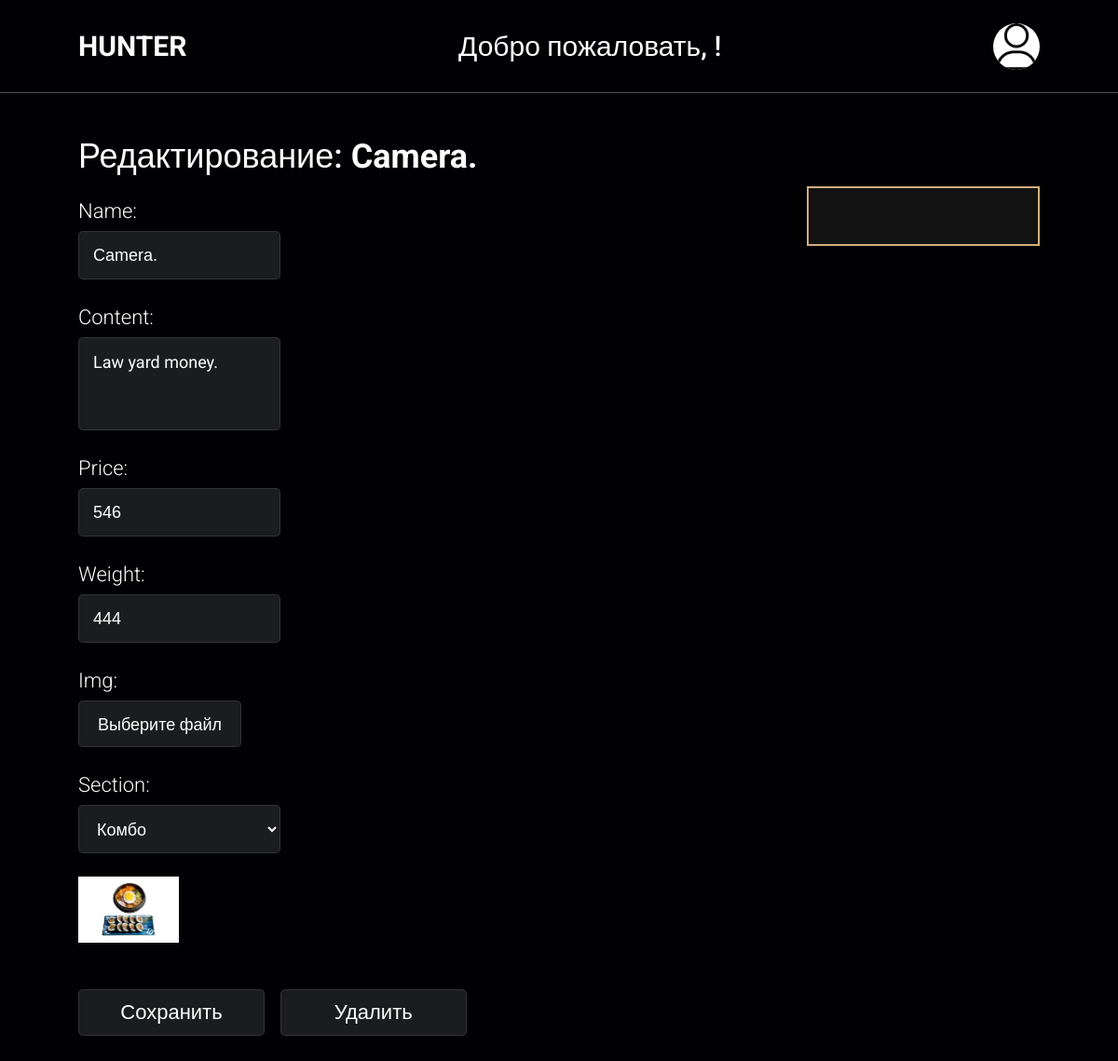
/main/Hunter/admin/menu/1, run on an earlier commit of the app's database.
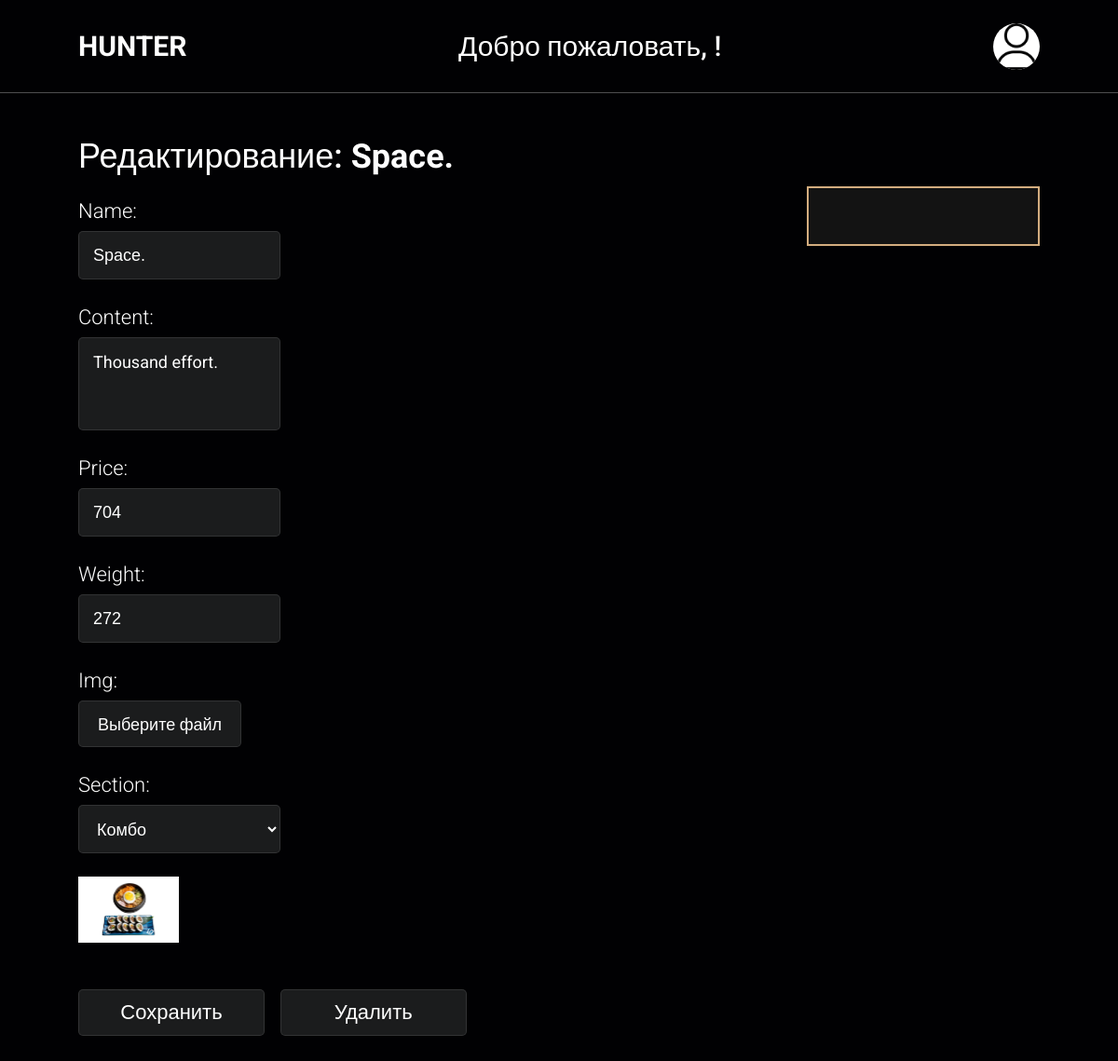
And on a later commit of the database.
### app/models.py (models this page shows)
class Dish(models.Model):
    name = models.CharField(blank=False, max_length=32)
    content = models.TextField(blank=False, max_length=32)
    section = models.ForeignKey(
        Section,
        on_delete=models.CASCADE,
        related_name='dishes',
        default=""
    )
    price = models.IntegerField()
    weight = models.IntegerField()
    img = models.ImageField(null=True, blank=True, default="dish.webp", upload_to="dish_image/%Y/%M/%D")
    objects = DishManager()

### app/views.py (the view, shortened to what this page needs)
# urls.py: path("main/<str:restaurant_name>/admin/menu/<int:dish_id>", views.restaurantAdminMenuEdit, name="restaurantAdminMenuEdit"),
def restaurantAdminMenuEdit(request, restaurant_name, dish_id):
    restaurant = models.Restaurant.objects.get_by_name(restaurant_name)[0]
    choices = [(choice, choice) for choice in models.Restaurant.objects.all()]
    try:
        dish = models.Dish.objects.get(id=dish_id)
    except models.Dish.DoesNotExist:
        raise Http404('Dish does not exist')
    dict = model_to_dict(models.Dish.objects.get(id=dish_id))
    dict["restaurant"] = restaurant_name
    if request.method == 'GET':
        edit_form = app.forms.DishEditForm(choices, initial=dict)
    return render(request, "restaurant__admin-menuEdit.html", {"dish": dish, "form": edit_form, "restaurant": restaurant})

### app/forms.py (shortened to what this page needs)
class DishEditForm(forms.ModelForm):
    section = forms.ChoiceField(choices=Section.SECTION_CHOICES)
    restaurant = forms.ChoiceField(choices=())
    class Meta:
        model = Dish
        fields = ["name", "content", "price", "weight", "img"]
        widgets = {
            'price': forms.TextInput(attrs={'type': 'text'}),
            'weight': forms.TextInput(attrs={'type': 'text'}),
            'img': forms.FileInput(attrs={'type': 'file'}),
        }
    def __init__(self, choices, *args, **kwargs):
        super(DishEditForm, self).__init__(*args, **kwargs)
        self.fields['restaurant'].choices = choices
        self.fields['restaurant'].required = False

### app/models.py (called while the page is built)
    def get_by_name(self, _name):
        return self.filter(name = _name)

### cart/context_proccesors.py (called while the page is built)
def cart(request):
    return {'cart': Cart(request).cart}

### templates/restaurant__admin-menuEdit.html (shortened to what this page needs)
{% extends 'layouts/restaurant__admin-base.html' %}
{% block content %}
<div class="fragment">
  <div class="supply_item">
    <h2 class="edit__title">
        Редактирование: <span>{{ dish.name }}</span>
    </h2>
    <div class="forms__container">
      <form class="edit__form" method="post" enctype="multipart/form-data" novalidate>
        {% for field in form %}
        {% if field.html_name == "img" %}
        <div class="edit__input">
            <label class="edit__input-title" for="">{{field.label_tag}}</label>
            <label class="edit__img">
            <span class="edit__img-btn">Выберите файл</span>
            </label>
        </div>
        {% elif field.html_name == "restaurant" %}
          {% if request.user.is_superuser %}
          <div class="edit__input">
              <label class="edit__input-title" for="">{{field.label_tag}}</label>
              {{field}}
              {% if field.errors%}
              {% for error in field.errors %}
              <div class="alert alert-danger">
                  {{error}}
              </div>
              {% endfor %}
              {% endif %}
          </div>
          {% endif %}
        {% else %}
        <div class="edit__input">
            <label class="edit__input-title" for="">{{field.label_tag}}</label>
            {{field}}
        </div>
        {% endif %}
        {% endfor %}
        <img class="edit__image" src="{{ dish.img.url }}" alt="img">
        <button class="edit__btn">Сохранить</button>
      </form>
      <form action="{% url 'restaurantAdminMenuDelete' restaurant_name=restaurant.name dish_id=dish.id %}" method="post">
        <button class="edit__btn delete__btn">Удалить</button>
      </form>
    </div>
  </div>
</div>
{% endblock %}

What changed in the data, as far as the page shows it:
changed Dish "Комбо": name "Camera." → "Space."; content "Law yard money." → "Thousand effort."; price "546" → "704"; weight "444" → "272"
